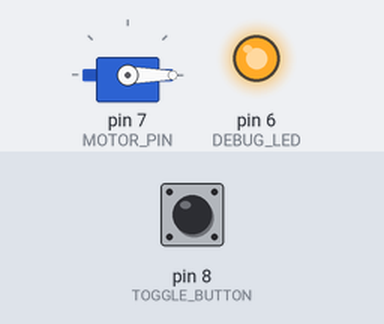
A program run on a simulated Arduino Uno, built with avr-gcc and run on an emulated ATmega328P. Parts: servo, output pins drawn as LEDs (lit = HIGH). The inputs (shaded band) are chosen by the test bench; at power-on: pin 8 (TOGGLE_BUTTON) LOW. EEPROM starts erased; pins used as bus, display or sensor lines are not drawn.

Above: at 1.2 s.
1.3 s: pin 8 (TOGGLE_BUTTON) pulled HIGH for 0.15 s
At 2.1 s:
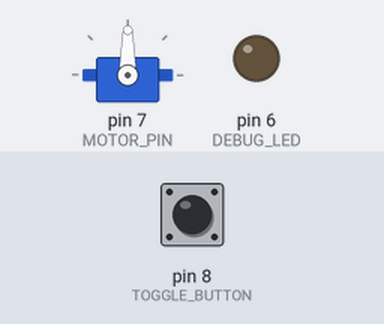
2.9 s: pin 8 (TOGGLE_BUTTON) pulled HIGH for 1 s
At 4.8 s:
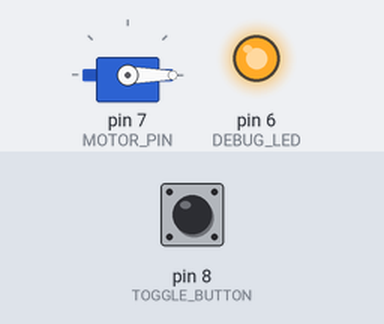
5.4 s: pin 8 (TOGGLE_BUTTON) pulled HIGH for 3.2 s
At 9.0 s:
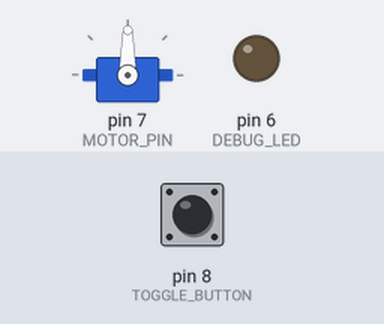
Timing chart, 0 to 10.5 s (numbered marks = the images above; inputs shaded):
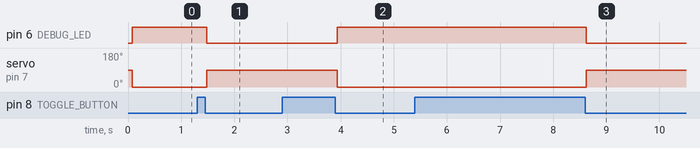

The program:

main.cpp
```cpp
#include <Arduino.h>
#include <SPI.h>
#include <MFRC522.h>
#include <Servo.h>
#include <EEPROM.h>

#include "main.h"

#define TOGGLE_BUTTON  8
#define MOTOR_PIN 7
#define DEBUG_LED 6
#define EEPROM_ADDRESS 0
#define READER_RESET 9 // Reset pin for card reader
#define READER_SS 10
#define DEBOUNCE_DELAY 20

Servo lockMotor;
MFRC522 reader(READER_SS, READER_RESET);
uint8_t opened = 1; // Global state of the lock

void setup()
{
    ADCSRA = 0;
    SPI.begin();
    reader.PCD_Init();
    delay(4);
    reader.PCD_SetAntennaGain(reader.RxGain_max);
    pinMode(TOGGLE_BUTTON, INPUT);
    pinMode(DEBUG_LED, OUTPUT);
    lockMotor.attach(MOTOR_PIN);

    ADCSRA = 0; // Disable ADC

    // Initally set state if EEPROM has never been written to
    if (EEPROM.read(EEPROM_ADDRESS) == 255)
    {
        EEPROM.write(EEPROM_ADDRESS, opened);
    }

    opened = EEPROM.read(EEPROM_ADDRESS); // Load state from memory
    set_state(opened);
}

void loop()
{
    if (check_rfid() == 0)
    {
        uint32_t key;
        for (uint8_t i = 0; i < 4; i++)
        {
            key <<= 8;
            key |= reader.uid.uidByte[i];
        }
        reader.PICC_HaltA();
        if ((key ^ 0x533780FC) == 0x0)
        {
            toggle_state();
        }
    }

    // React to toggle button being pressed
    static uint8_t state = opened;
    static uint8_t readState = 0;
    static uint8_t previousState = 0;
    static long previousDebounceTime = 0;

    // Debouncing code
    readState = digitalRead(TOGGLE_BUTTON);
    if (readState != previousState)
    {
        previousDebounceTime = millis();
    }

    if ((millis() - previousDebounceTime) <= DEBOUNCE_DELAY)
    {
        previousState = readState;
        return;
    }

    if (readState == state)
    {
        previousState = readState;
        return;
    }

    // Actual code that changes state
    state = readState;
    if (readState == 0)
    {
        toggle_state();
    }

    previousState = readState;
}

// Check if rfid card is nearby
uint8_t check_rfid(void)
{
    if (!reader.PICC_IsNewCardPresent())
    {
        return 1;
    }

    if (!reader.PICC_ReadCardSerial())
    {
        return 1;
    }
    return 0;
}

void move_motor(void)
{
    uint8_t targetAngle = 90 * opened;
    lockMotor.write(targetAngle);
    return;
}

void set_state(uint8_t value)
{
    if (value > 1 || value < 0)
    {
        return;
    }

    opened = value;
    EEPROM.write(EEPROM_ADDRESS, opened);
    move_motor();
    digitalWrite(DEBUG_LED, !opened);
    return;
}

void toggle_state(void)
{
    set_state((opened + 1) % 2);
    return;
}
```

main.h
```cpp
#ifndef Main_H
#define Main_H

uint8_t check_rfid(void);
void set_state(uint8_t value);
void move_motor(void);
void toggle_state(void);

#endif
```

Measured:
- after the input at 1.3 s, pin 6 (DEBUG_LED): HIGH → LOW after 0.19 s; servo on pin 7 (MOTOR_PIN): 0° → 90° after 0.19 s
- after the input at 2.9 s, pin 6 (DEBUG_LED): LOW → HIGH after 1.0 s; servo on pin 7 (MOTOR_PIN): 90° → 0° after 1.0 s
- after the input at 5.4 s, pin 6 (DEBUG_LED): HIGH → LOW after 3.2 s; servo on pin 7 (MOTOR_PIN): 0° → 90° after 3.2 s
